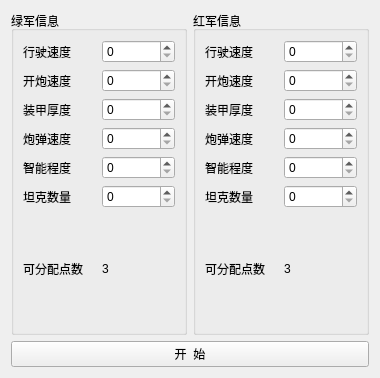
<?xml version="1.0" encoding="UTF-8"?>
<ui version="4.0">
 <class>Form</class>
 <widget class="QWidget" name="Form">
  <property name="geometry">
   <rect>
    <x>0</x>
    <y>0</y>
    <width>380</width>
    <height>378</height>
   </rect>
  </property>
  <property name="windowTitle">
   <string>Form</string>
  </property>
  <layout class="QVBoxLayout" name="verticalLayout_3">
   <item>
    <layout class="QHBoxLayout" name="horizontalLayout_15">
     <item>
      <widget class="QGroupBox" name="groupBox">
       <property name="title">
        <string>绿军信息</string>
       </property>
       <layout class="QVBoxLayout" name="verticalLayout">
        <item>
         <layout class="QHBoxLayout" name="horizontalLayout">
          <item>
           <widget class="QLabel" name="label">
            <property name="text">
             <string>行驶速度</string>
            </property>
           </widget>
          </item>
          <item>
           <widget class="QSpinBox" name="spinBox"/>
          </item>
         </layout>
        </item>
        <item>
         <layout class="QHBoxLayout" name="horizontalLayout_2">
          <item>
           <widget class="QLabel" name="label_2">
            <property name="text">
             <string>开炮速度</string>
            </property>
           </widget>
          </item>
          <item>
           <widget class="QSpinBox" name="spinBox_2"/>
          </item>
         </layout>
        </item>
        <item>
         <layout class="QHBoxLayout" name="horizontalLayout_3">
          <item>
           <widget class="QLabel" name="label_4">
            <property name="text">
             <string>装甲厚度</string>
            </property>
           </widget>
          </item>
          <item>
           <widget class="QSpinBox" name="spinBox_4"/>
          </item>
         </layout>
        </item>
        <item>
         <layout class="QHBoxLayout" name="horizontalLayout_4">
          <item>
           <widget class="QLabel" name="label_3">
            <property name="text">
             <string>炮弹速度</string>
            </property>
           </widget>
          </item>
          <item>
           <widget class="QSpinBox" name="spinBox_3"/>
          </item>
         </layout>
        </item>
        <item>
         <layout class="QHBoxLayout" name="horizontalLayout_5">
          <item>
           <widget class="QLabel" name="label_6">
            <property name="text">
             <string>智能程度</string>
            </property>
           </widget>
          </item>
          <item>
           <widget class="QSpinBox" name="spinBox_8"/>
          </item>
         </layout>
        </item>
        <item>
         <layout class="QHBoxLayout" name="horizontalLayout_6">
          <item>
           <widget class="QLabel" name="label_8">
            <property name="text">
             <string>坦克数量</string>
            </property>
           </widget>
          </item>
          <item>
           <widget class="QSpinBox" name="spinBox_7"/>
          </item>
         </layout>
        </item>
        <item>
         <layout class="QHBoxLayout" name="horizontalLayout_7">
          <item>
           <widget class="QLabel" name="label_9">
            <property name="text">
             <string>可分配点数</string>
            </property>
           </widget>
          </item>
          <item>
           <widget class="QLabel" name="label_5">
            <property name="text">
             <string>3</string>
            </property>
           </widget>
          </item>
         </layout>
        </item>
       </layout>
      </widget>
     </item>
     <item>
      <widget class="QGroupBox" name="groupBox_2">
       <property name="title">
        <string>红军信息</string>
       </property>
       <layout class="QVBoxLayout" name="verticalLayout_2">
        <item>
         <layout class="QHBoxLayout" name="horizontalLayout_8">
          <item>
           <widget class="QLabel" name="label_7">
            <property name="text">
             <string>行驶速度</string>
            </property>
           </widget>
          </item>
          <item>
           <widget class="QSpinBox" name="spinBox_5"/>
          </item>
         </layout>
        </item>
        <item>
         <layout class="QHBoxLayout" name="horizontalLayout_9">
          <item>
           <widget class="QLabel" name="label_10">
            <property name="text">
             <string>开炮速度</string>
            </property>
           </widget>
          </item>
          <item>
           <widget class="QSpinBox" name="spinBox_6"/>
          </item>
         </layout>
        </item>
        <item>
         <layout class="QHBoxLayout" name="horizontalLayout_10">
          <item>
           <widget class="QLabel" name="label_11">
            <property name="text">
             <string>装甲厚度</string>
            </property>
           </widget>
          </item>
          <item>
           <widget class="QSpinBox" name="spinBox_9"/>
          </item>
         </layout>
        </item>
        <item>
         <layout class="QHBoxLayout" name="horizontalLayout_11">
          <item>
           <widget class="QLabel" name="label_12">
            <property name="text">
             <string>炮弹速度</string>
            </property>
           </widget>
          </item>
          <item>
           <widget class="QSpinBox" name="spinBox_10"/>
          </item>
         </layout>
        </item>
        <item>
         <layout class="QHBoxLayout" name="horizontalLayout_12">
          <item>
           <widget class="QLabel" name="label_13">
            <property name="text">
             <string>智能程度</string>
            </property>
           </widget>
          </item>
          <item>
           <widget class="QSpinBox" name="spinBox_11"/>
          </item>
         </layout>
        </item>
        <item>
         <layout class="QHBoxLayout" name="horizontalLayout_13">
          <item>
           <widget class="QLabel" name="label_14">
            <property name="text">
             <string>坦克数量</string>
            </property>
           </widget>
          </item>
          <item>
           <widget class="QSpinBox" name="spinBox_12"/>
          </item>
         </layout>
        </item>
        <item>
         <layout class="QHBoxLayout" name="horizontalLayout_14">
          <item>
           <widget class="QLabel" name="label_15">
            <property name="text">
             <string>可分配点数</string>
            </property>
           </widget>
          </item>
          <item>
           <widget class="QLabel" name="label_16">
            <property name="text">
             <string>3</string>
            </property>
           </widget>
          </item>
         </layout>
        </item>
       </layout>
      </widget>
     </item>
    </layout>
   </item>
   <item>
    <widget class="QPushButton" name="pushButton">
     <property name="text">
      <string>开  始</string>
     </property>
    </widget>
   </item>
  </layout>
 </widget>
 <resources/>
 <connections/>
</ui>
